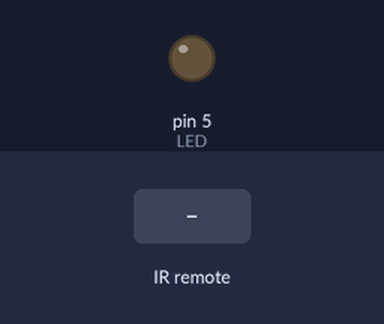
Simulated run of this sketch. Board: Arduino Uno, built with avr-gcc and run on an emulated ATmega328P. Parts: output pins drawn as LEDs (lit = HIGH). Dashed ring = blinking. The inputs (shaded band) are chosen by the test bench.

Above: at 1.2 s.
1.3 s: infrared code 0x80BF738C received
At 1.55 s:
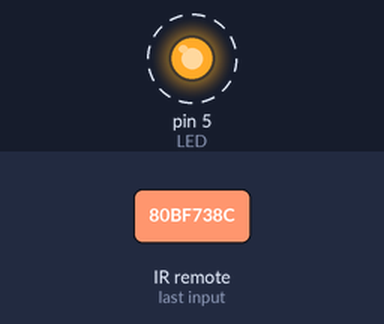
Timing chart, 0 to 10.3 s (numbered marks = the images above; inputs shaded):
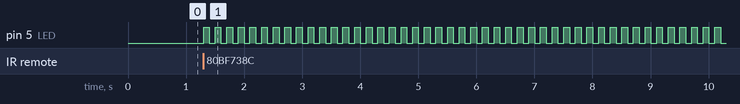

The sketch:

ir_led.ino
```cpp
//get started:

// The IR sensor's pins are attached to Arduino as so:
// Pin 1 to Vout (pin 11 on Arduino)
// Pin 2 to GND
// Pin 3 to Vcc (+5v from Arduino)

#include <IRremote.h>

int IRpin = 3;  // pin for the IR sensor
int LED = 5;    // LED pin
IRrecv irrecv(IRpin);
decode_results results;

boolean LEDon = true; // initializing LEDon as true

void setup()
{
  Serial.begin(9600);
  irrecv.enableIRIn(); // Start the receiver
  pinMode(LED, OUTPUT);
}

void loop()
{

  if (irrecv.decode(&results))
    {

      irrecv.resume();   // Receive the next value
    }

   if (results.value == 2160030604)  // change zero to your IR remote button number
     {
       if (LEDon == true)   // is LEDon equal to true?
         {
           LEDon = false;
           digitalWrite(LED, HIGH);
           delay(100);      // keeps the transistion smooth

         }

        else
          {
            LEDon = true;
            digitalWrite(LED, LOW);
            delay(100);

          }
     }
}
```

Measured:
- after the input at 1.3 s, pin 5 (LED): alternates HIGH for 0.10 s and LOW for 0.10 s, starting at once
